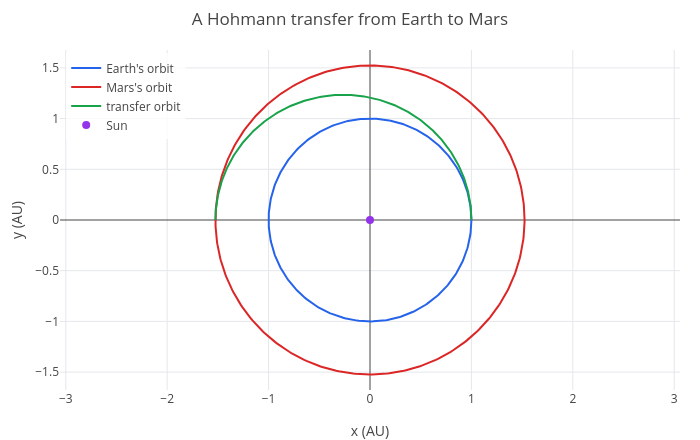

Write notebook code for a chart like this one.
### Markdown cell above
About 259 days, close to what real Mars missions take. The transfer orbit has the Sun at its focus and touches the
Earth's orbit at its near end and Mars's at its far end. The launch must be timed so that Mars arrives at the far end
at the same moment, which happens once every 26 months: the launch windows.

### Code cell
e = (1.524 - 1)/(1.524 + 1);
p = parametric(cos(q), sin(q), q, 0, 2*pi);
p = show(p, parametric(1.524*cos(q), 1.524*sin(q), q, 0, 2*pi));
p = show(p, parametric(cos(q)/(1 + e*cos(q))*(1 + e), sin(q)/(1 + e*cos(q))*(1 + e), q, 0, pi));
p = show(p, scatter([0], [0]));
p = legend(p, "Earth's orbit", "Mars's orbit", "transfer orbit", "Sun");
labels(title(p, "A Hohmann transfer from Earth to Mars"), "x (AU)", "y (AU)")

### Figure 1 — Plotly figure (JSON) as saved in the notebook; plotly's stock layout.template omitted (floating-point values rounded to 4 significant figures; data arrays with more than 128 entries replaced by an {"elided": "..."} marker saying what was removed)
{"data": [{"line": {"color": "#2563eb", "width": 2}, "mode": "lines", "name": "Earth's orbit", "type": "scatter", "x": {"elided": "402 float values"}, "y": {"elided": "402 float values"}}, {"line": {"color": "#dc2626", "width": 2}, "mode": "lines", "name": "Mars's orbit", "type": "scatter", "x": {"elided": "402 float values"}, "y": {"elided": "402 float values"}}, {"line": {"color": "#16a34a", "width": 2}, "mode": "lines", "name": "transfer orbit", "type": "scatter", "x": {"elided": "402 float values"}, "y": {"elided": "402 float values"}}, {"marker": {"color": "#9333ea", "size": 8}, "mode": "markers", "name": "Sun", "type": "scatter", "x": [0], "y": [0]}], "layout": {"height": 440, "legend": {"bgcolor": "rgba(255,255,255,0.8)", "x": 0.01, "xanchor": "left", "y": 0.99, "yanchor": "top"}, "margin": {"b": 50, "l": 60, "r": 20, "t": 50}, "showlegend": true, "title": {"text": "A Hohmann transfer from Earth to Mars"}, "width": 700, "xaxis": {"title": {"text": "x (AU)"}, "zeroline": true}, "yaxis": {"range": [-1.676, 1.676], "scaleanchor": "x", "scaleratio": 1, "title": {"text": "y (AU)"}, "zeroline": true}}}
